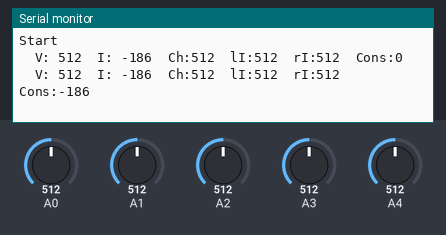
Bench run of a sketch on a simulated Arduino Uno, built with avr-gcc and run on an emulated ATmega328P. Shown: the last lines printed to the serial monitor. The inputs (shaded band) are chosen by the test bench; at power-on: A0 = 512, A1 = 512, A2 = 512, A3 = 512, A4 = 512.

Above: at 3.3 s.
3.4 s: A0 set to 716
At 4.2 s:
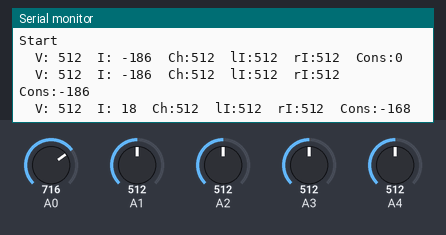
4.9 s: A1 set to 716
At 5.8 s:
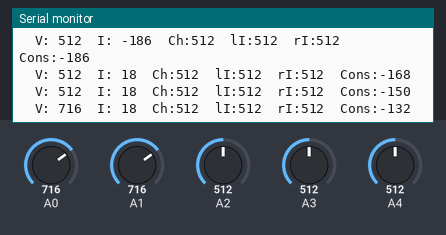
6.4 s: A2 set to 716
At 7.3 s:
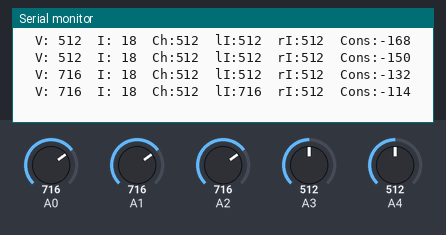
7.9 s: A3 set to 716
At 9.2 s:
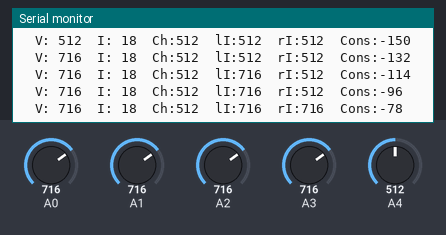
9.4 s: A4 set to 716
At 10.3 s:
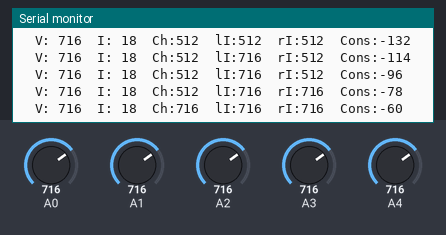
10.9 s: A0 set to 992
At 12.0 s:
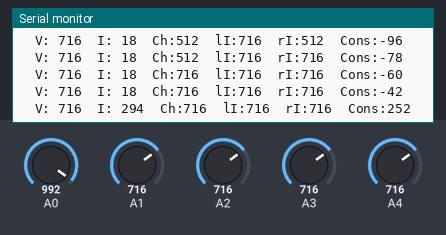
Timing chart, 0 to 13.4 s (numbered marks = the images above; inputs shaded):
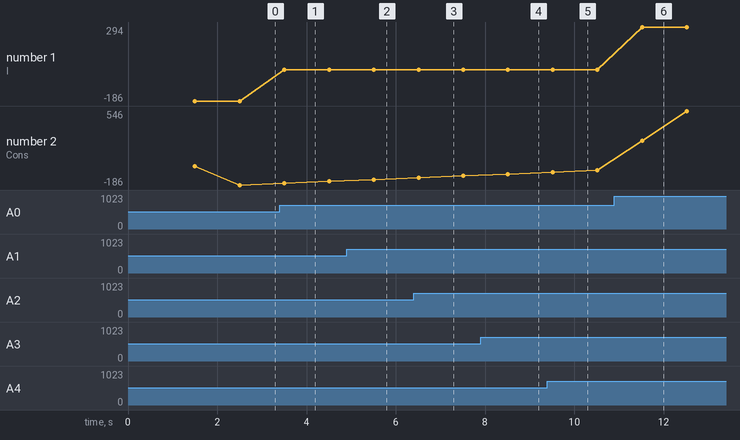

Measured:
- after the input at 3.4 s, the serial monitor: prints a new line after 0.10 s (image 1)
- after the input at 4.9 s, the serial monitor: prints a new line after 0.61 s (image 2)
- after the input at 6.4 s, the serial monitor: prints a new line after 0.11 s (image 3)
- after the input at 7.9 s, the serial monitor: prints a new line after 0.61 s (image 4)
- after the input at 9.4 s, the serial monitor: prints a new line after 0.11 s (image 5)
- after the input at 10.9 s, the serial monitor: prints a new line after 0.62 s (image 6)
- plotted number 1: -186 → 18 after the input at 3.4 s, 18 → 294 after the input at 10.9 s
- plotted number 2: -186 → -150 after the input at 3.4 s, -42 → 546 after the input at 10.9 s

The sketch:

ADC_test.ino
```cpp
#if defined(ARDUINO) && ARDUINO >= 100
#include "Arduino.h"
#else
#include "WProgram.h"
#endif


int batVoltage=6000, batCurrent=-250, batRemain=4500, batCharge=4500;
int batVoltageRAW=0, batCurrentRAW=0,  batChargeCurrentRAW=0, leftMotorCurrentRAW=0, rightMotorCurrentRAW=0;
int batConsumption = 0;

uint8_t batVoltageSem =1;
long lastcurrenttime=0;
long lastvoltagetime=0;

#define BATCURRENTADMUX           0b10000000
#define BATVOLTAGEADMUX           0b01000001
#define LEFTMOTORCURRENTADMUX     0b10000010
#define RIGHTMOTORCURRENTADMUX    0b10000011
#define BATCHARGECURRENTADMUX     0b10000100
#define BATCURRENTMID 698


/*
    REFS1 REFS0 ADLAR MUX4 MUX3 MUX2 MUX1 MUX0
     Bit 5   ADLAR: ADC Left Adjust Result
    //   (admux & 11100000) | (channel & 00000111)
     Bit 7:6   REFS1:0: Reference Selection Bits

    REFS1   REFS0   Voltage Reference Selection
        0       0   AREF, Internal VREF turned off
        0       1   AVCC with external capacitor at AREF pin
        1       0   Internal 1.1V Voltage Reference with external capacitor at AREF pin
        1       1   Internal 2.56V Voltage Reference with external capacitor at AREF pin */
#define ADMUXREF 0b11000000
// #define FLOW
void setup() {
     Serial.begin(57600);
    Serial.println("Start");


    //TIMSK0 = 0x00; // disable timer (causes anoying interrupts)
 #ifdef FLOW
    DIDR0 = 0xFF; // digital inputs disabled
    ADMUX = 0b01000000; //0xC0; // measuring on ADC0, left adjust, internal AVCC ref
//ADEN ADSC ADATE ADIF ADIE ADPS2 ADPS1 ADPS0
//  1  1    0      0    0    1    1      1 0xC7  - analogRead
//  1  0    1      0    1    1    1      1       - FLOW
    ADCSRA = 0b10101111; //0xAC; // AD-converter on, interrupt enabled, prescaler = 128
//- ACME  –  –  MUX5  ADTS2  ADTS1  ADTS0
    ADCSRB = 0x00; // AD channels MUX on, free running mode
    bitWrite(ADCSRA, 6, 1); // Start the conversion by setting bit 6 (=ADSC) in ADCSRA
    sei(); // Set global interrupt flag
#else
    DIDR0 = 0xFF; // digital inputs disabled
    ADCSRA = 0b10000111; // AD-converter on, interrupt disabled, prescaler = 128
    ADCSRB = 0b00000000; // AD channels MUX on
#endif
   lastcurrenttime = 0;
   lastvoltagetime = millis();

}

 uint8_t myanalog_reference = DEFAULT;

void myanalogReference(uint8_t mode)
{
	// can't actually set the register here because the default setting
	// will connect AVCC and the AREF pin, which would cause a short if
	// there's something connected to AREF.
	myanalog_reference = mode;
}

 int myanalogRead(uint8_t pin)
{
	uint8_t low, high;
	// the MUX5 bit of ADCSRB selects whether we're reading from channels
	// 0 to 7 (MUX5 low) or 8 to 15 (MUX5 high).
//	ADCSRB = (ADCSRB & ~(1 << MUX5)) | (((pin >> 3) & 0x01) << MUX5);

	// set the analog reference (high two bits of ADMUX) and select the
	// channel (low 4 bits).  this also sets ADLAR (left-adjust result)
	// to 0 (the default).
//	ADMUX = (myanalog_reference << 6) | (pin & 0x07);
	ADMUX = (ADMUXREF) | (pin & 0x07);
	// start the conversion
        bitWrite(ADCSRA, ADSC, 1); // Start the conversion by setting bit 6 (=ADSC) in ADCSRA

	// ADSC is cleared when the conversion finishes
	while (bit_is_set(ADCSRA, ADSC));

	// we have to read ADCL first; doing so locks both ADCL
	// and ADCH until ADCH is read.  reading ADCL second would
	// cause the results of each conversion to be discarded,
	// as ADCL and ADCH would be locked when it completed.
	low  = ADCL;
	high = ADCH;
	// combine the two bytes
	return (high << 8) | low;
}


void loop() {
    if (millis()-lastvoltagetime > 1000) {
        batVoltageSem =1;
        lastvoltagetime = millis();
#ifndef FLOW
 /*   Bit 7:6   REFS1:0: Reference Selection Bits

    REFS1   REFS0   Voltage Reference Selection
        0       0   AREF, Internal VREF turned off
        0       1   AVCC with external capacitor at AREF pin
        1       0   Internal 1.1V Voltage Reference with external capacitor at AREF pin
        1       1   Internal 2.56V Voltage Reference with external capacitor at AREF pin */

         batVoltageRAW = myanalogRead(1);
       long currenttime = millis();
        //batCurrentRAW = (lastcurrenttime==0)?(myanalogRead(0)-BATCURRENTMID):((7*batCurrentRAW+myanalogRead(0)-BATCURRENTMID)/8);
        batCurrentRAW = myanalogRead(0)-BATCURRENTMID;
        if(lastcurrenttime!=0) batConsumption += (currenttime-lastcurrenttime)*batCurrentRAW/1000;
        lastcurrenttime = currenttime;
         batChargeCurrentRAW = myanalogRead(4);
         leftMotorCurrentRAW = myanalogRead(2);
        rightMotorCurrentRAW = myanalogRead(3);
#endif
        Serial.print("\tV: ");Serial.print(batVoltageRAW);
        Serial.print("\tI: ");Serial.print(batCurrentRAW);
        Serial.print("\tCh:");Serial.print(batChargeCurrentRAW);
        Serial.print("\tlI:");Serial.print(leftMotorCurrentRAW);
        Serial.print("\trI:");Serial.print(rightMotorCurrentRAW);
        Serial.print("\tCons:");Serial.println(batConsumption);
    }
    delay(500);
}


/*** Interrupt routine ADC ready ***/
ISR(ADC_vect) {
   long currenttime ;
   uint8_t low, high;
   uint8_t mux;
   mux = ADMUX;
   low  = ADCL;
   high = ADCH;
	// combine the two bytes
   int aval=(high << 8) | low;
    switch(mux){
        case BATCURRENTADMUX:
            //currenttime = millis();
            //batConsumption += ((currenttime-lastcurrenttime)*(batCurrentRAW+aval-BATCURRENTMID))/2;
            batCurrentRAW=(9*batCurrentRAW+aval)/10; //-BATCURRENTMID;
            //lastcurrenttime = currenttime;
            break;
        case BATVOLTAGEADMUX:
            batVoltageRAW = (9*batVoltageRAW+aval)/10;
            batVoltageSem =0;
            break;
        case BATCHARGECURRENTADMUX:
            batChargeCurrentRAW=(9*batChargeCurrentRAW+aval)/10;//-BATCURRENTMID;
            break;
        case LEFTMOTORCURRENTADMUX:
            leftMotorCurrentRAW=(9*leftMotorCurrentRAW+aval)/10;
            break;
        case RIGHTMOTORCURRENTADMUX:
            rightMotorCurrentRAW=(9*rightMotorCurrentRAW+aval)/10;
            break;
        default:
            break;
    }
    if(batVoltageSem ==1) {
        ADMUX = BATVOLTAGEADMUX;
    } else {
        switch(mux){
        case BATCURRENTADMUX:
            ADMUX = BATCHARGECURRENTADMUX;
            break;
        case BATVOLTAGEADMUX:
            ADMUX = BATCURRENTADMUX;
            break;
        case BATCHARGECURRENTADMUX:
            ADMUX = LEFTMOTORCURRENTADMUX;
            break;
        case LEFTMOTORCURRENTADMUX:
            ADMUX = RIGHTMOTORCURRENTADMUX;
            break;
        case RIGHTMOTORCURRENTADMUX:
            ADMUX = BATCURRENTADMUX;
            break;
        default:
            break;
        }
    }
}
```
